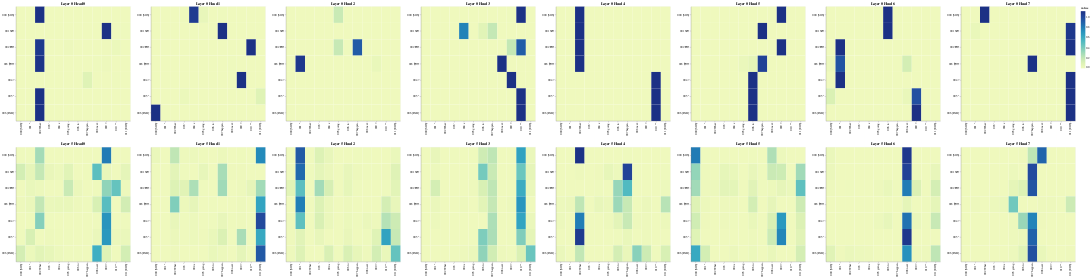

The notebook cell saved with this chart:
### Code cell
# Define your output folder
OUTPUT_DIR = "results/visualizations"

# ... (Load your batch and tokens as before) ...

# Select meaningful layers (first and last)
selected_layers = [0, len(model.encoder.layers) - 1]
selected_heads = [0, 1, 2, 3, 4, 5, 6, 7]

# 1. Decoder Self-Attention
get_all_attention_maps("decoder", 
                       selected_layers, 
                       selected_heads, 
                       decoder_input_tokens, 
                       decoder_input_tokens, 
                       min(20, sentence_len),
                       save_path=OUTPUT_DIR) # Pass the path here

# 2. Cross-Attention (Remember the swapped tokens fix from before!)
get_all_attention_maps("encoder-decoder", 
                       selected_layers, 
                       selected_heads,
                       decoder_input_tokens, # Rows = Decoder
                       encoder_input_tokens, # Cols = Encoder
                       min(20, sentence_len),
                       save_path=OUTPUT_DIR) # Pass the path here
